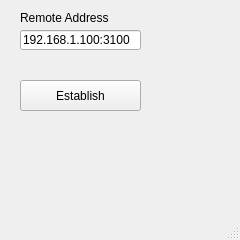
<?xml version="1.0" encoding="UTF-8"?>
<ui version="4.0">
 <class>MainWindow</class>
 <widget class="QMainWindow" name="MainWindow">
  <property name="geometry">
   <rect>
    <x>0</x>
    <y>0</y>
    <width>240</width>
    <height>240</height>
   </rect>
  </property>
  <property name="font">
   <font>
    <family>Meiryo UI</family>
   </font>
  </property>
  <property name="windowTitle">
   <string>MainWindow</string>
  </property>
  <widget class="QWidget" name="centralwidget">
   <widget class="QPushButton" name="pushButton">
    <property name="geometry">
     <rect>
      <x>20</x>
      <y>80</y>
      <width>121</width>
      <height>31</height>
     </rect>
    </property>
    <property name="text">
     <string>Establish</string>
    </property>
    <property name="checkable">
     <bool>true</bool>
    </property>
   </widget>
   <widget class="QLineEdit" name="lineEdit">
    <property name="geometry">
     <rect>
      <x>20</x>
      <y>30</y>
      <width>121</width>
      <height>20</height>
     </rect>
    </property>
    <property name="text">
     <string>192.168.1.100:3100</string>
    </property>
   </widget>
   <widget class="QLabel" name="label">
    <property name="geometry">
     <rect>
      <x>20</x>
      <y>10</y>
      <width>121</width>
      <height>16</height>
     </rect>
    </property>
    <property name="text">
     <string>Remote Address</string>
    </property>
   </widget>
  </widget>
  <widget class="QMenuBar" name="menubar">
   <property name="geometry">
    <rect>
     <x>0</x>
     <y>0</y>
     <width>240</width>
     <height>17</height>
    </rect>
   </property>
  </widget>
  <widget class="StatusBarEx" name="statusbar"/>
 </widget>
 <customwidgets>
  <customwidget>
   <class>StatusBarEx</class>
   <extends>QStatusBar</extends>
   <header>statusbarex.hpp</header>
  </customwidget>
 </customwidgets>
 <resources/>
 <connections/>
</ui>
